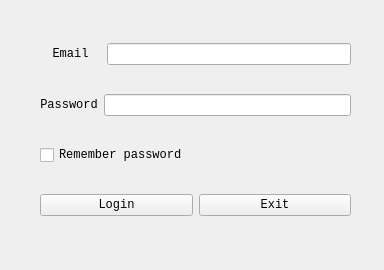
<?xml version="1.0" encoding="UTF-8"?>
<ui version="4.0">
 <class>loginScreenWidget</class>
 <widget class="QWidget" name="loginScreenWidget">
  <property name="geometry">
   <rect>
    <x>0</x>
    <y>0</y>
    <width>384</width>
    <height>270</height>
   </rect>
  </property>
  <property name="minimumSize">
   <size>
    <width>10</width>
    <height>0</height>
   </size>
  </property>
  <property name="baseSize">
   <size>
    <width>400</width>
    <height>350</height>
   </size>
  </property>
  <property name="font">
   <font>
    <family>Monospace</family>
   </font>
  </property>
  <property name="windowTitle">
   <string>Login</string>
  </property>
  <widget class="QWidget" name="gridLayoutWidget">
   <property name="geometry">
    <rect>
     <x>40</x>
     <y>20</y>
     <width>311</width>
     <height>221</height>
    </rect>
   </property>
   <layout class="QGridLayout" name="gridLayout">
    <item row="4" column="0">
     <layout class="QHBoxLayout" name="horizontalLayoutButtons">
      <item>
       <widget class="QPushButton" name="loginButton">
        <property name="text">
         <string>Login</string>
        </property>
       </widget>
      </item>
      <item>
       <widget class="QPushButton" name="exitButton">
        <property name="text">
         <string>Exit</string>
        </property>
       </widget>
      </item>
     </layout>
    </item>
    <item row="3" column="0">
     <widget class="QCheckBox" name="rememberMeCheckBox">
      <property name="text">
       <string>Remember password</string>
      </property>
     </widget>
    </item>
    <item row="1" column="0">
     <layout class="QHBoxLayout" name="horizontalLayoutPassword" stretch="0,4">
      <item>
       <widget class="QLabel" name="passwordLabel">
        <property name="text">
         <string>Password</string>
        </property>
        <property name="alignment">
         <set>Qt::AlignCenter</set>
        </property>
       </widget>
      </item>
      <item>
       <widget class="QLineEdit" name="passwordLineEdit"/>
      </item>
     </layout>
    </item>
    <item row="0" column="0">
     <layout class="QHBoxLayout" name="horizontalLayoutEmail" stretch="1,4">
      <item>
       <widget class="QLabel" name="emailLabel">
        <property name="text">
         <string>Email</string>
        </property>
        <property name="alignment">
         <set>Qt::AlignCenter</set>
        </property>
       </widget>
      </item>
      <item>
       <widget class="QLineEdit" name="loginLineEdit"/>
      </item>
     </layout>
    </item>
   </layout>
  </widget>
 </widget>
 <resources/>
 <connections/>
</ui>
